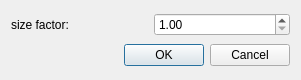
<?xml version="1.0" encoding="UTF-8"?>
<ui version="4.0">
 <class>Dialog</class>
 <widget class="QDialog" name="Dialog">
  <property name="geometry">
   <rect>
    <x>0</x>
    <y>0</y>
    <width>301</width>
    <height>80</height>
   </rect>
  </property>
  <property name="windowTitle">
   <string>Dialog</string>
  </property>
  <layout class="QVBoxLayout" name="verticalLayout">
   <item>
    <layout class="QHBoxLayout" name="horizontalLayout">
     <item>
      <widget class="QLabel" name="label">
       <property name="text">
        <string>size factor:</string>
       </property>
      </widget>
     </item>
     <item>
      <widget class="QDoubleSpinBox" name="doubleSpinBox">
       <property name="minimum">
        <double>1.000000000000000</double>
       </property>
       <property name="maximum">
        <double>3.000000000000000</double>
       </property>
       <property name="singleStep">
        <double>0.100000000000000</double>
       </property>
       <property name="value">
        <double>1.000000000000000</double>
       </property>
      </widget>
     </item>
    </layout>
   </item>
   <item>
    <widget class="QDialogButtonBox" name="buttonBox">
     <property name="standardButtons">
      <set>QDialogButtonBox::Cancel|QDialogButtonBox::Ok</set>
     </property>
    </widget>
   </item>
  </layout>
 </widget>
 <resources/>
 <connections/>
</ui>
